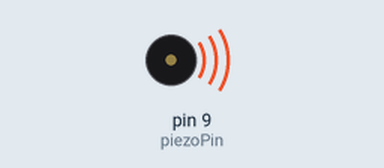
Recording of a sketch running on a simulated Arduino Uno, built with avr-gcc and run on an emulated ATmega328P. On the bench: buzzer (waves = sounding).

Above: at 0.17 s.
Timing chart, 0 to 3.0 s (numbered marks = the images above):
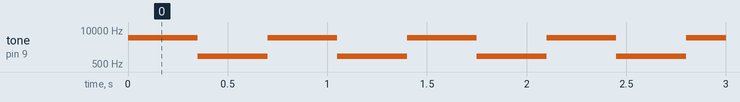

The sketch:

test_tone_nano.ino
```cpp
//A sketch to demonstrate the tone() function

/*
 * You can’t use tone() while also using analogWrite() on pins 3 or 11. If you do – you get some whacky results – neither will work like you expect.
 * That’s because the tone() function uses the same built in timer that analogWrite() does for pins 3 and 11. It’s worth trying just hear the weird noises.
 *
 * You cannot generate a tone lower than 31 HZ. You can pass values 31 and less to the tone() function, but it doesn’t mean you will get a good representation of it.
 *
 * The tone() function cannot be used by two separate pins at the same time. Let’s say you have two separate piezo speakers, each on a different pin.
 * You can’t have them both play at the same time. One has to be on, and then the other. Furthermore, before you can have the other pin use the tone() function,
 * you must call the noTone() function and “turn off” the tone from the previous pin.
 */


//Specify digital pin on the Arduino that the positive lead of piezo buzzer is attached.
int piezoPin = 9;

void setup() {

}//close setup

void loop() {
  basicPlay();
}

void basicPlay()
{
  /*Tone needs 2 arguments, but can take three
    1) Pin#
    2) Frequency - this is in hertz (cycles per second) which determines the pitch of the noise made
    3) Duration - how long teh tone plays
  */
  tone(piezoPin, 5000, 500);
  delay(350);
  tone(piezoPin, 1000, 500);
  delay(350);
}
```

Measured:
- by itself, tone on pin 9 (piezoPin): alternates 5000 Hz for 0.35 s and 1000 Hz for 0.35 s
